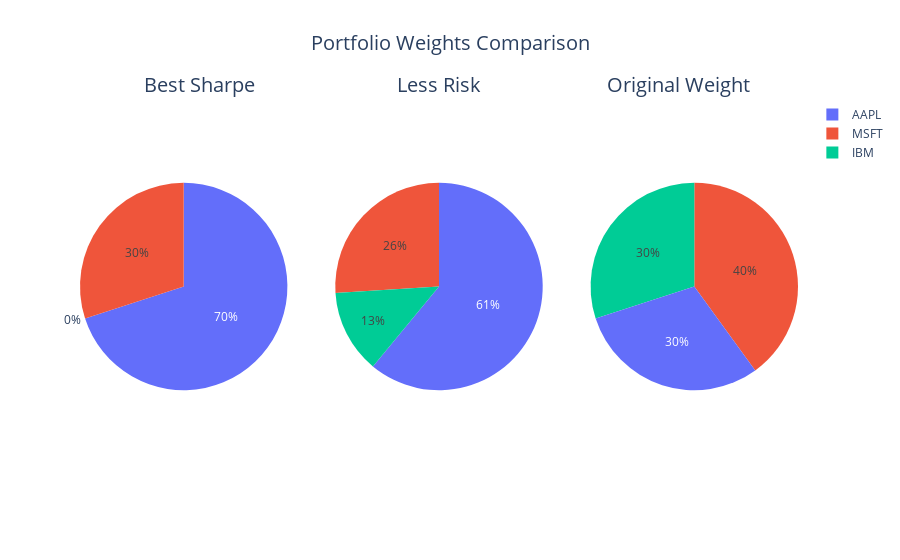

Notebook source saved alongside this figure:
### Code cell
plot_pie_charts_side_by_side(df_best_results, labels)

### Figure 1 — Plotly figure (JSON) as saved in the notebook; plotly's stock layout.template omitted (floating-point values rounded to 4 significant figures)
{"data": [{"domain": {"x": [0, 0.2889], "y": [0, 1]}, "hoverinfo": "label+percent", "labels": ["IBM", "AAPL", "MSFT"], "name": "Best Sharpe", "type": "pie", "values": [0, 0.7, 0.3]}, {"domain": {"x": [0.3556, 0.6444], "y": [0, 1]}, "hoverinfo": "label+percent", "labels": ["IBM", "AAPL", "MSFT"], "name": "Less Risk", "type": "pie", "values": [0.13, 0.61, 0.26]}, {"domain": {"x": [0.7111, 1], "y": [0, 1]}, "hoverinfo": "label+percent", "labels": ["IBM", "AAPL", "MSFT"], "name": "Original Weight", "type": "pie", "values": [0.3, 0.3, 0.4]}], "layout": {"annotations": [{"font": {"size": 20}, "showarrow": false, "text": "Best Sharpe", "x": 0.1667, "xanchor": "center", "xref": "paper", "y": 1, "yanchor": "bottom", "yref": "paper"}, {"font": {"size": 20}, "showarrow": false, "text": "Less Risk", "x": 0.5, "xanchor": "center", "xref": "paper", "y": 1, "yanchor": "bottom", "yref": "paper"}, {"font": {"size": 20}, "showarrow": false, "text": "Original Weight", "x": 0.8333, "xanchor": "center", "xref": "paper", "y": 1, "yanchor": "bottom", "yref": "paper"}], "title": {"font": {"size": 20}, "text": "Portfolio Weights Comparison", "x": 0.5}}}
